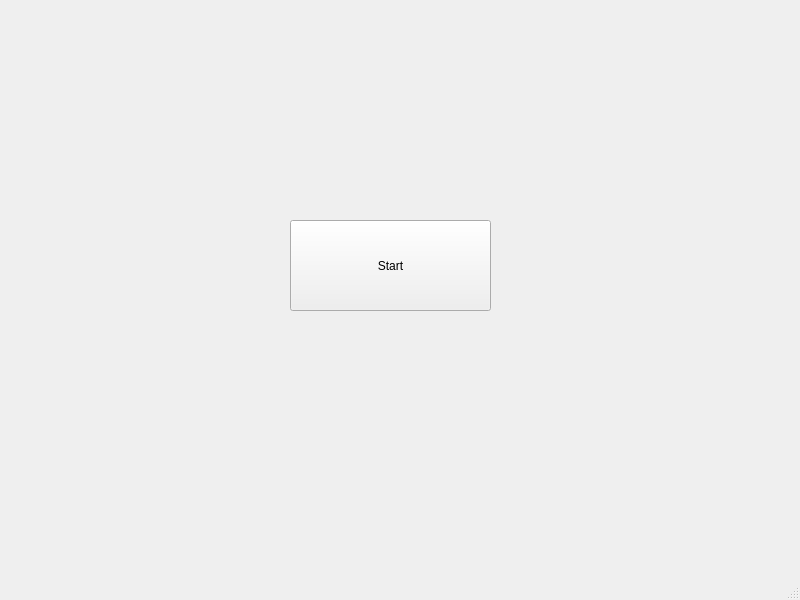
<?xml version="1.0" encoding="UTF-8"?>
<ui version="4.0">
 <class>MainWindow</class>
 <widget class="QMainWindow" name="MainWindow">
  <property name="geometry">
   <rect>
    <x>0</x>
    <y>0</y>
    <width>800</width>
    <height>600</height>
   </rect>
  </property>
  <property name="windowTitle">
   <string>MainWindow</string>
  </property>
  <widget class="QWidget" name="centralwidget">
   <widget class="QPushButton" name="pushButton">
    <property name="geometry">
     <rect>
      <x>290</x>
      <y>220</y>
      <width>201</width>
      <height>91</height>
     </rect>
    </property>
    <property name="text">
     <string>Start</string>
    </property>
   </widget>
  </widget>
  <widget class="QMenuBar" name="menubar">
   <property name="geometry">
    <rect>
     <x>0</x>
     <y>0</y>
     <width>800</width>
     <height>33</height>
    </rect>
   </property>
  </widget>
  <widget class="QStatusBar" name="statusbar"/>
 </widget>
 <resources/>
 <connections/>
</ui>
